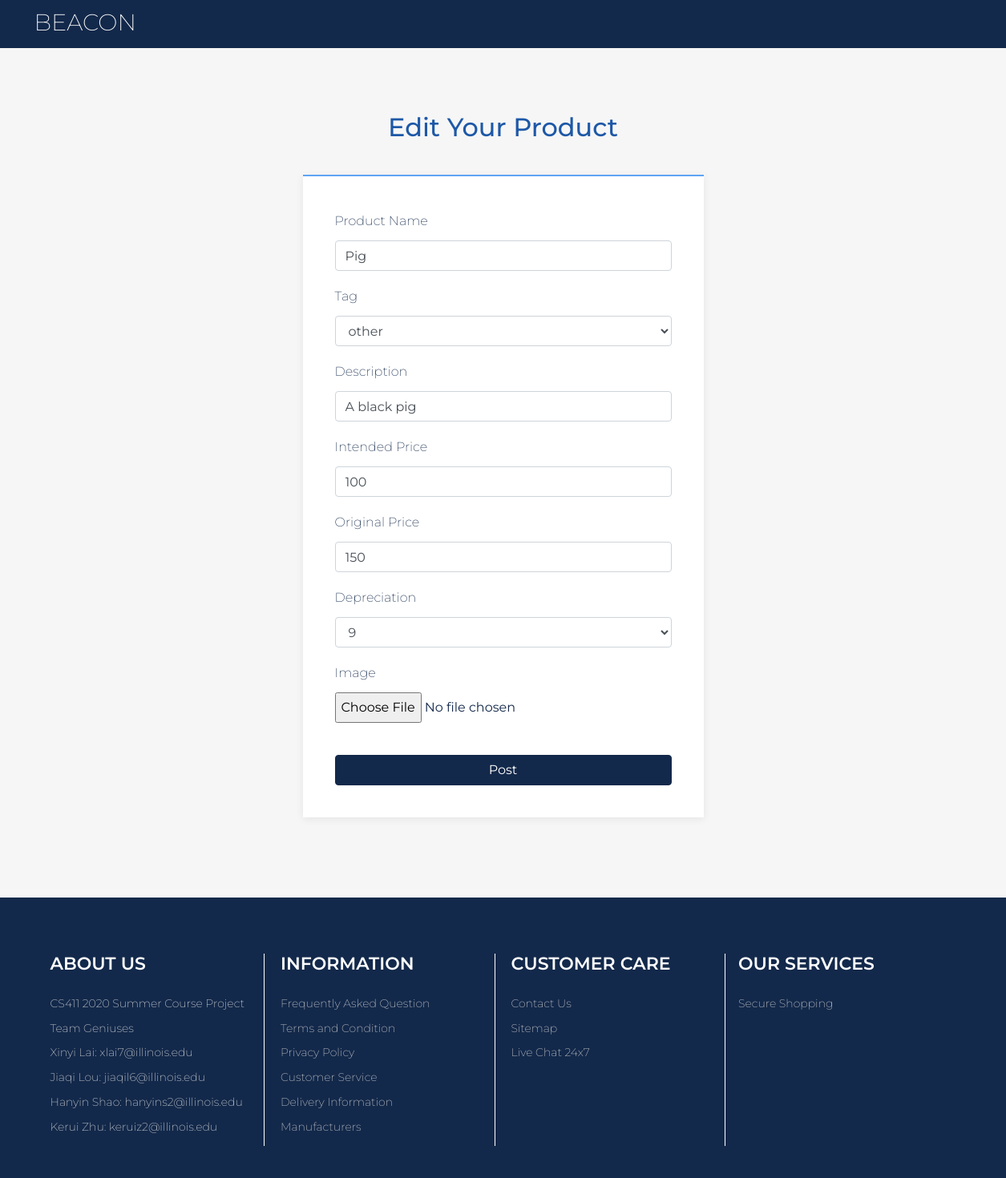
/edit_product.php?id=131, run on the app's committed database.
### tables this page shows
CREATE TABLE `Sales` (
  `SaleId` int NOT NULL,
  `SellerId` varchar(50) DEFAULT NULL,
  `ProductName` varchar(50) DEFAULT NULL,
  `Tag` varchar(50) DEFAULT NULL,
  `Description` varchar(500) DEFAULT NULL,
  `Image` varchar(100) DEFAULT NULL,
  `IntendedPrice` double DEFAULT NULL,
  `OriginalPrice` double DEFAULT NULL,
  `Depreciation` int DEFAULT NULL,
  `IntendedBuyerId` varchar(50) DEFAULT NULL,
  `DatePost` timestamp NOT NULL DEFAULT CURRENT_TIMESTAMP
);

### edit_product.php (the view, shortened to what this page needs)
<?php
    $saleid = (int)$_GET['id'];
    if ($saleid) {
        if ($_SERVER["REQUEST_METHOD"] == "POST") {
            $seller_id = $_SESSION['curr_user'];
            $product_name = ppc($_POST["product_name"]);
            $tag = ppc($_POST["tag"]);
            $description = ppc($_POST["description"]);
            $intended_price = (double)ppc($_POST["intendedPrice"]);
            $original_price = (double)ppc($_POST["originalPrice"]);
            $depreciation = (int)$_POST["depreciation"];
            if ($product_name != "" && $intended_price > 0 && $original_price > 0
                && file_exists($_FILES['image']['tmp_name']) ) {
                $upload_dir="images/".$seller_id."/";
                if(!is_dir($upload_dir)) { mkdir($upload_dir); }
                $postfix = substr($_FILES['image']['name'],strrpos($_FILES['image']['name'],'.'));
                $filename = $upload_dir.date("YmdHis").$postfix;
                if(move_uploaded_file($_FILES['image']['tmp_name'], $filename)){
                    $conn = connectDB();
                    $sql = "SELECT * FROM Sales WHERE SaleId=$saleid";
                    $result = $conn->query($sql);
                    if ($result) {
                        $row = mysqli_fetch_assoc($result);
                        $original_filepath = $row['Image'];
                        if(is_file($original_filepath)) {
                            unlink($original_filepath);
                        }
                    }
                    else {
                        $msg = "Delete old image Error: " . $sql . "<br>" . $conn->error;
                        header("location:index.php");
                        exit;
                    }
                    $sql = "UPDATE Sales
						    SET ProductName = '$product_name', Tag = '$tag', Description = '$description', Image = '$filename', IntendedPrice = '$intended_price', OriginalPrice = '$original_price', Depreciation = '$depreciation'
                            WHERE SaleId = '$saleid'";
                    if ($conn->query($sql)) {
                        header("location:myproducts.php");
                        exit;
                    } else {
                        $msg = 'Update fail';
                    }
                    $conn->close();
                } else {
                    $msg = 'Store fail';
                }
            } else if($product_name != "" && $intended_price > 0 && $original_price > 0){
                $conn = connectDB();
                $sql = "UPDATE Sales
                        SET ProductName = '$product_name', Tag = '$tag', Description = '$description', IntendedPrice = '$intended_price', OriginalPrice = '$original_price', Depreciation = '$depreciation'
                        WHERE SaleId = '$saleid'";
                if ($conn->query($sql)) {
                    header("location:myproducts.php");
                    exit;
                } else {
                    $msg = 'Update fail';
                }
                $conn->close();
            }
            else{
                $msg = 'Wrong information';
            }
        }
        else {
            $conn = connectDB();
            $sql = "SELECT * FROM Sales WHERE SaleId=$saleid";
            $result = $conn->query($sql);
            if ($result) {
                $row = mysqli_fetch_assoc($result);
                $product_name = $row['ProductName'];
                $tag = $row['Tag'];
                $description = $row['Description'];
                $intended_price = $row['IntendedPrice'];
                $original_price = $row['OriginalPrice'];
                $depreciation = $row['Depreciation'];
            }
            else {
                $msg = "Error: " . $sql . "<br>" . $conn->error;
            }
        }
    }
?>
<!DOCTYPE html>
<html>
<head>
    <link rel="stylesheet" href="assets/bootstrap/css/bootstrap.min.css">
    <link rel="stylesheet" href="assets/css/baguetteBox.min.css">
    <link rel="stylesheet" href="assets/css/smoothproducts.css">
</head>
<body>
    <nav class="navbar navbar-dark navbar-expand-lg bg-primary clean-navbar" style="height: 60px; padding-top: 30px;">
        <div class="container"><a class="navbar-brand text-white logo" href="index.php"><p style="font-size: larger;">BEACON</p></a>
        </div>
    </nav>
    <main class="page post-page">
        <section class="clean-block clean-form dark">
            <div class="container">
                <div class="block-heading">
                    <h2 class="text-info">Edit Your Product</h2>
				</div>
                <form action="" method="post" enctype="multipart/form-data">
                    <div class="form-group">
						<label for="focusedInput">Product Name</label>
						<input class="form-control item" type="text" name="product_name" value="<?php echo $product_name;?>"/>
					</div>
					<div class="form-group">
						<label for="focusedInput">Tag</label><span class="warning"> <?php echo $tag_err;?></span>
                        <select class="form-control" id="tag" name="tag">
							<optgroup label="tag">
                                <option value="other" <?php echo $tag=="other" ? 'selected':'' ?> >other</option>
							</optgroup>
						</select>
					</div>
                    <div class="form-group">
						<label for="focusedInput">Description</label> <span class="warning">
						<input class="form-control item" type="text" name="description" value="<?php echo $description;?>"/>
					</div>
                    <div class="form-group">
						<label for="focusedInput">Intended Price</label>
						<input class="form-control item" type="text" name="intendedPrice" value="<?php echo $intended_price;?>"/>
					</div>
                    <div class="form-group">
						<label for="focusedInput">Original Price</label>
						<input class="form-control item" type="text" name="originalPrice" value="<?php echo $original_price;?>"/>
					</div>
                    <div class="form-group">
						<label for="selectError3">Depreciation</label>
						<select class="form-control" id="selectError3" name="depreciation">
							<optgroup label="Depreciation">
								<option value="9" <?php echo $depreciation==9 ? 'selected':'' ?> >9</option>
							</optgroup>
						</select>
					</div>
                    <div class="form-group">
						<label for="focusedInput">Image</label><br/>
						<input type="file" name="image"/><br/>
					</div>
                    <div class="form-group">
                        <fieldset>
                        </fieldset>
                    </div>
				    <button class="btn btn-primary btn-block" type="submit" name="submit">Post</button>
			    </form>
            </div>
        </section>
    </main>
	<footer class="page-footer dark">
        <div class="container">
            <div class="row">
                <div class="col-sm-3">
                    <div class="single-widget">
                        <h5>ABOUT US</h5>
                        <ul>
                            <span class="white-font">CS411 2020 Summer Course Project</br></span>
                            <span class="white-font">Team Geniuses</br></span>
                            <span class="white-font">Xinyi Lai: xlai7@illinois.edu</br></span>
                            <span class="white-font">Jiaqi Lou: jiaqil6@illinois.edu</br></span>
                            <span class="white-font">Hanyin Shao: hanyins2@illinois.edu</br></span>
                            <span class="white-font"> Kerui Zhu: keruiz2@illinois.edu</span>
                        </ul>
                    </div>
                </div>
                <div class="col-sm-3">
                    <div class="single-widget">
                    	<h5>INFORMATION</h5>
                        <ul>
                            <span class="white-font"><a href="#">Frequently Asked Question</a></br></span>
                            <span class="white-font"><a href="#">Terms and Condition</a></br></span>
                            <span class="white-font"><a href="#">Privacy Policy</a></br></span>
                            <span class="white-font"><a href="#">Customer Service</a></br></span>
                            <span class="white-font"><a href="#">Delivery Information</a></br></span>
                            <span class="white-font"><a href="#">Manufacturers</a></br></span>
                        </ul>
                    </div>
                </div>
                <div class="col-sm-3">
                    <div class="single-widget">
                    	<h5>CUSTOMER CARE</h5>
                        <ul>
                            <span class="white-font"><a href="#">Contact Us</a></br></span>
                            <span class="white-font"><a href="#">Sitemap</a></br></span>
                            <span class="white-font"><a href="#">Live Chat 24x7</a></br></span>
                        </ul>
                    </div>
                </div>
                <div class="col-sm-3">
                    <div class="single-widget-1">
                    <h5>OUR SERVICES</h5>
                        <ul>
                            <span class="white-font"><a href="#">Secure Shopping</a></br></span>
                        </ul>
                    </div>
				</div>
            </div>
        </div>
	</footer>
</body>
</html>

### assets/css/smoothproducts.css (style rules this page uses)
html, body { height: 100%; width: 100%; }
.white-font { color: #DDDEDE; padding-top: 20px; padding-right: 10px; line-height: 2.2em; font-size: 14px; }
.single-widget { border-style: solid; border-width: 0 1px 0 0; border-color: #fff; margin-left: -60px; margin-right: 80px; min-height: 240px; }
.single-widget-1 { margin-left: -64px; margin-right: 80px; min-height: 240px; }
.row { margin-left: 50px; margin-right: -90px; min-height: 280px; }
.warning { font-size: 14px; color: crimson; }
.navbar-brand { margin-left: -30px; }

### data on the page
sales: product_name "Pig", tag "other", description "A black pig", intendedPrice "100", originalPrice "150", depreciation "9"
